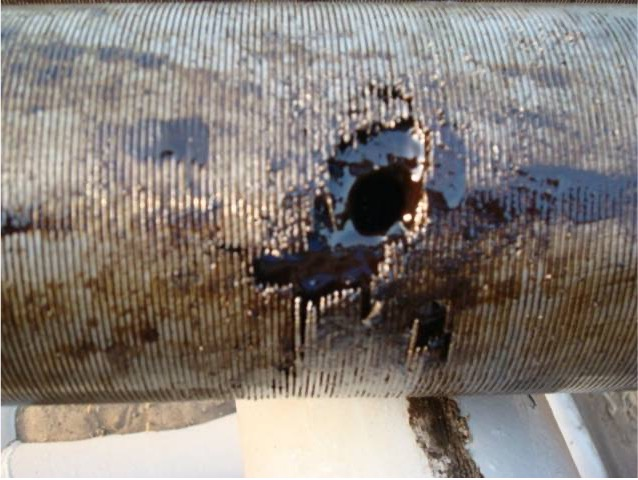
#> input picture Image/Picture 1.jpg, 638 x 480 px
$ python -i enhance.py   (imports and definitions only)
#> lines starting #> are read from the running program, lines starting #| are printed output that depends on the picture
"""Conditional image enhancement: CLAHE and non-local means denoising."""

from __future__ import annotations

import cv2
import numpy as np


def apply_clahe(
    img: np.ndarray,
    clip_limit: float = 2.0,
    tile_grid_size: tuple[int, int] = (8, 8),
) -> np.ndarray:
    """Apply CLAHE to the L channel of the LAB colour space.

    Works on RGB uint8 input, returns RGB uint8.
    Improves local contrast without blowing out highlights.
    """
#> called with clip_limit = 2, tile_grid_size = (8, 8)
    lab = cv2.cvtColor(img, cv2.COLOR_RGB2LAB)
#> lab: shape (480, 638, 3); mean of channels 0, 1, 2 133.4, 130.5, 132.6
    l, a, b = cv2.split(lab)
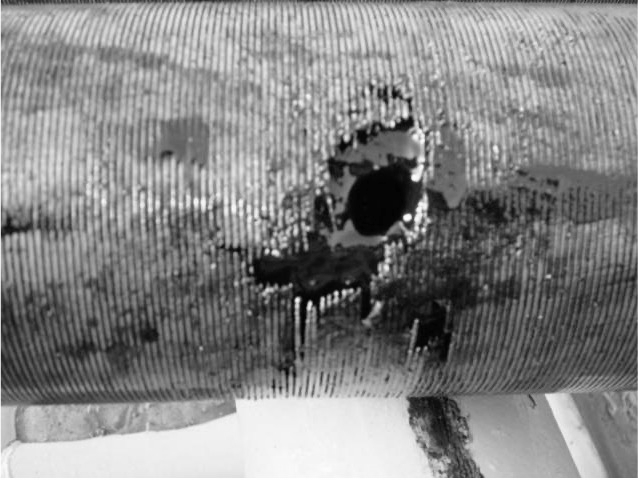
#> l: shape (480, 638); min 1, max 255, mean 133.4
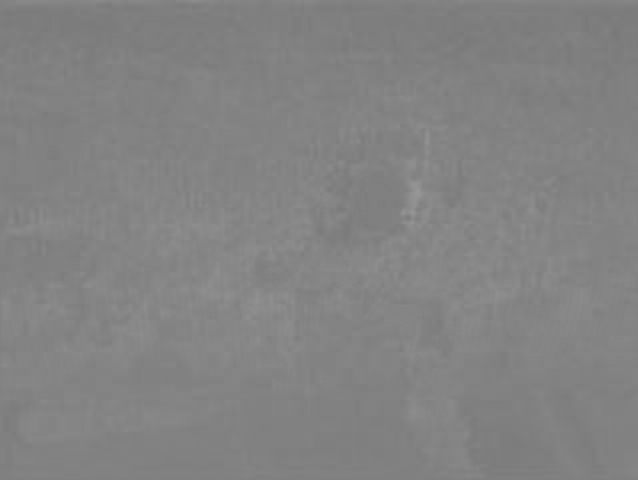
#> a: shape (480, 638); min 120, max 152, mean 130.5
    clahe = cv2.createCLAHE(clipLimit=clip_limit, tileGridSize=tile_grid_size)
    l_eq = clahe.apply(l)
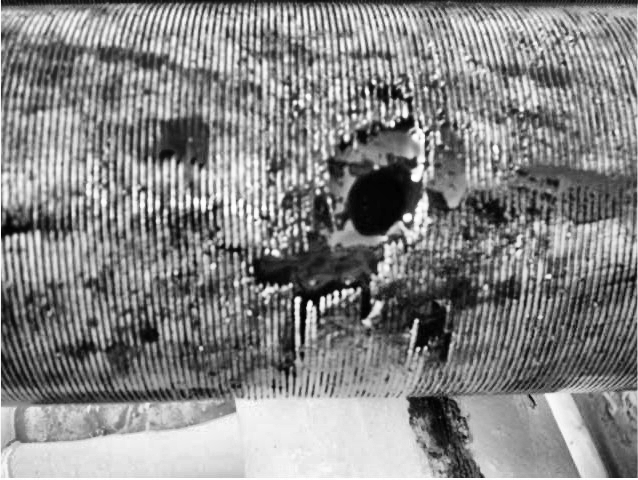
#> l_eq: shape (480, 638); min 0, max 255, mean 133.9
    lab_eq = cv2.merge([l_eq, a, b])
#> lab_eq: shape (480, 638, 3); mean of channels 0, 1, 2 133.9, 130.5, 132.6
    return cv2.cvtColor(lab_eq, cv2.COLOR_LAB2RGB)
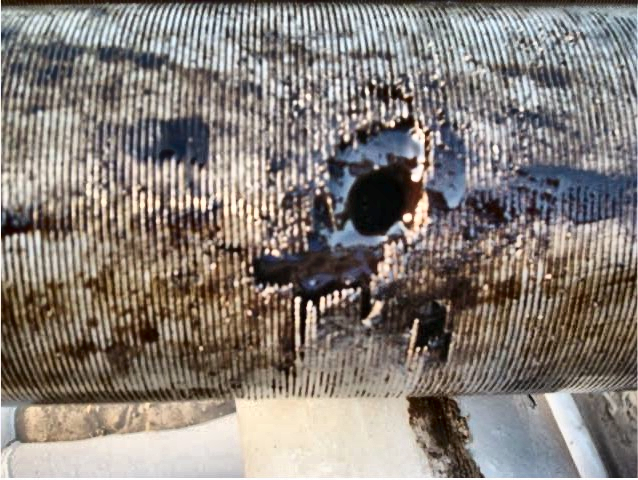
#> returned value: shape (480, 638, 3); mean R, G, B 134.5, 126.6, 120.4


def apply_denoise(
    img: np.ndarray,
    h: float = 10.0,
    template_window: int = 7,
    search_window: int = 21,
) -> np.ndarray:
    """Apply fast non-local means denoising (colour).

    Works on RGB uint8 input, returns RGB uint8.
    Only applied when the blurry flag is set — it sharpens apparent texture
    by removing noise while preserving edges.
    """
    bgr = cv2.cvtColor(img, cv2.COLOR_RGB2BGR)
    denoised_bgr = cv2.fastNlMeansDenoisingColored(
        bgr,
        None,
        h=h,
        hColor=h,
        templateWindowSize=template_window,
        searchWindowSize=search_window,
    )
    return cv2.cvtColor(denoised_bgr, cv2.COLOR_BGR2RGB)


def select_enhancements(quality_flags: list[str]) -> list[str]:
    """Return ordered list of enhancement names to apply given quality flags.

    Order matters: denoise before CLAHE so noise reduction doesn't fight
    contrast amplification.
    """
    enhancements: list[str] = []
    if "blurry" in quality_flags:
        enhancements.append("denoise")
    if "underexposed" in quality_flags:
        enhancements.append("clahe")
    return enhancements

>>> import cv2
>>> picture = cv2.cvtColor(cv2.imread('../../Image/Picture 1.jpg'), cv2.COLOR_BGR2RGB)
>>> result = apply_clahe(picture)

$ run again, on Image/Picture 2.jpg
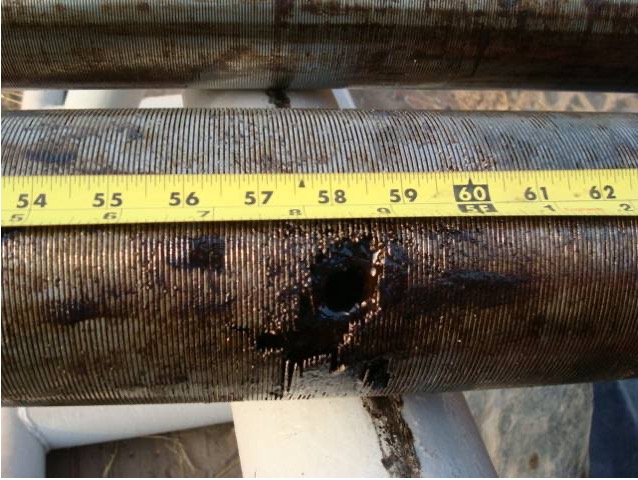
#> input picture Image/Picture 2.jpg, 638 x 480 px
#> lab: shape (480, 638, 3); mean of channels 0, 1, 2 98.7, 129.3, 138.2
#> in apply_clahe, `l, a, b = cv2.split(lab)`:
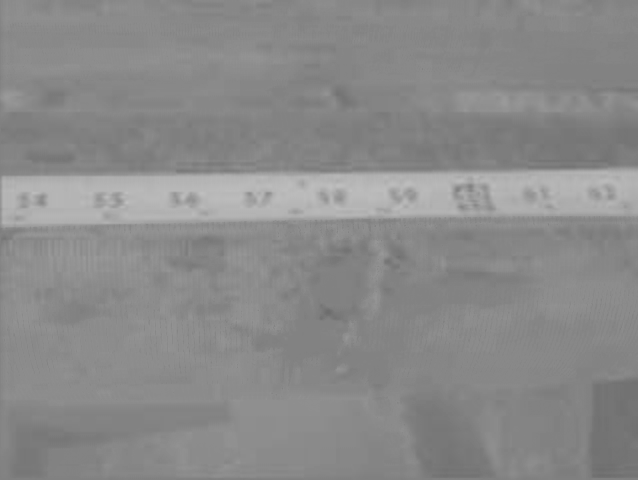
#> b: shape (480, 638); min 109, max 192, mean 138.2
#> lab_eq: shape (480, 638, 3); mean of channels 0, 1, 2 116.4, 129.3, 138.2
#> in apply_clahe, `return cv2.cvtColor(lab_eq, cv2.COLOR_LAB2RGB)`:
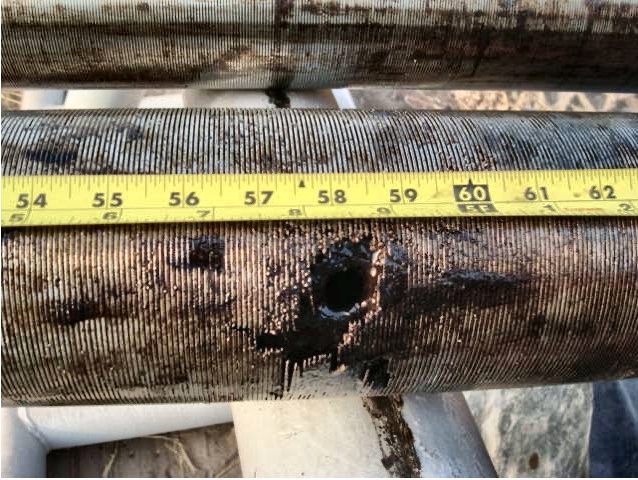
#> returned value: shape (480, 638, 3); mean R, G, B 119.9, 110.8, 94

$ run again, on Image/Picture 3.jpg
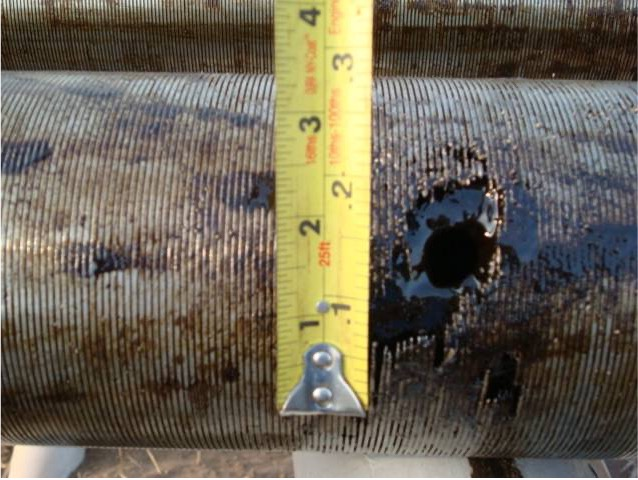
#> input picture Image/Picture 3.jpg, 638 x 480 px
#> lab: shape (480, 638, 3); mean of channels 0, 1, 2 106.1, 128.8, 137.3
#> in apply_clahe, `l, a, b = cv2.split(lab)`:
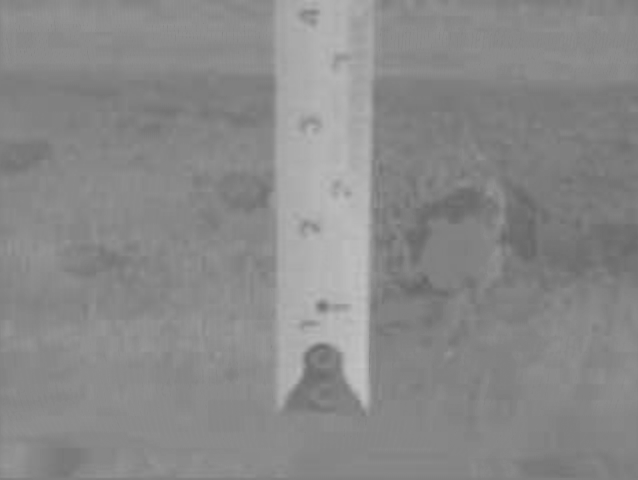
#> b: shape (480, 638); min 101, max 196, mean 137.3
#> lab_eq: shape (480, 638, 3); mean of channels 0, 1, 2 121.4, 128.8, 137.3
#> in apply_clahe, `return cv2.cvtColor(lab_eq, cv2.COLOR_LAB2RGB)`:
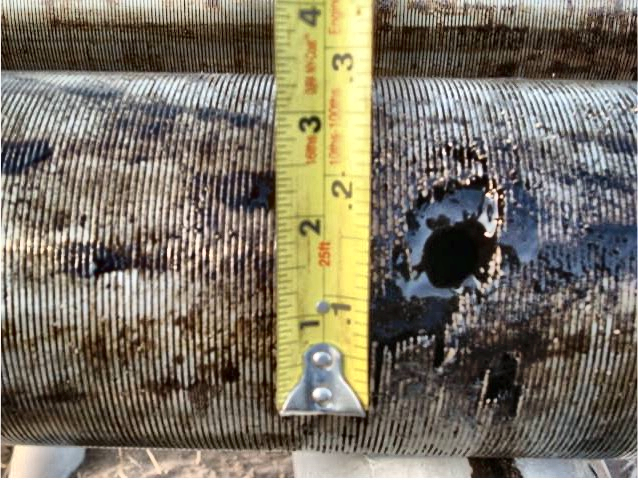
#> returned value: shape (480, 638, 3); mean R, G, B 122.5, 115.4, 99.7

$ run again, on Image/Picture 4.jpg
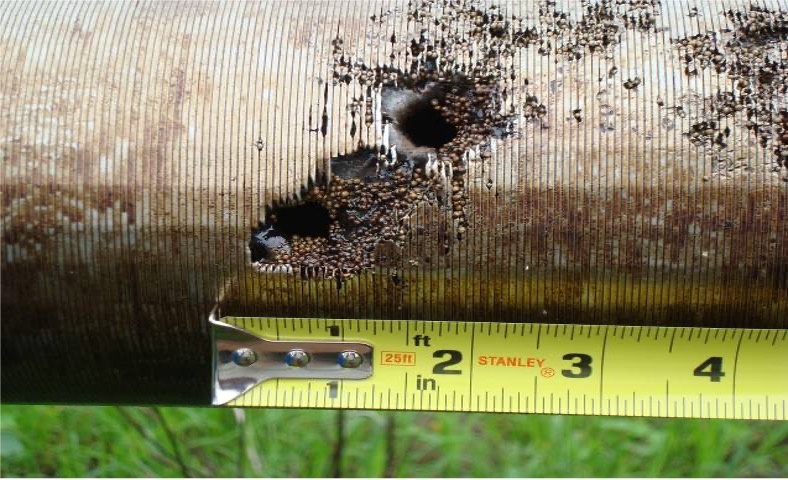
#> input picture Image/Picture 4.jpg, 788 x 480 px
#> lab: shape (480, 788, 3); mean of channels 0, 1, 2 132.5, 123.8, 145.9
#> in apply_clahe, `l_eq = clahe.apply(l)`:
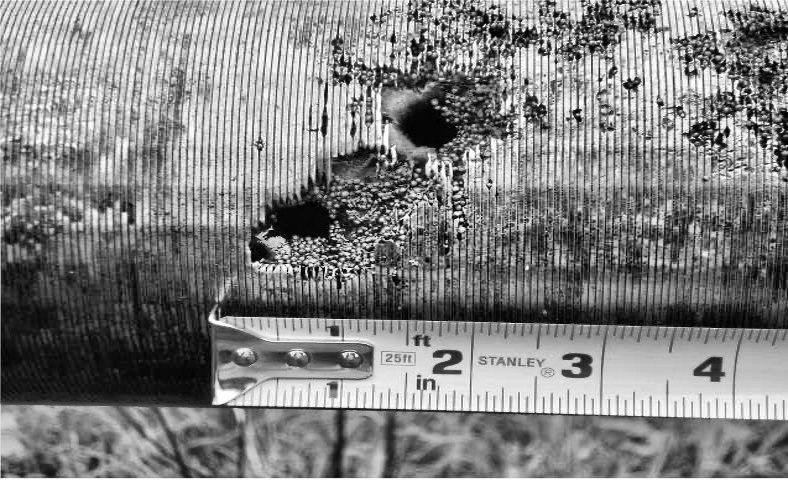
#> l_eq: shape (480, 788); min 0, max 255, mean 129.1
#> lab_eq: shape (480, 788, 3); mean of channels 0, 1, 2 129.1, 123.8, 145.9
#> in apply_clahe, `return cv2.cvtColor(lab_eq, cv2.COLOR_LAB2RGB)`:
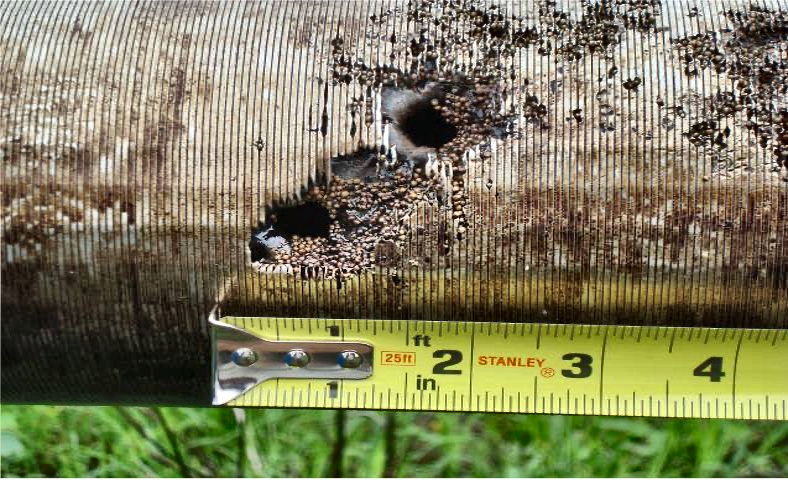
#> returned value: shape (480, 788, 3); mean R, G, B 126.5, 124.9, 91.7
